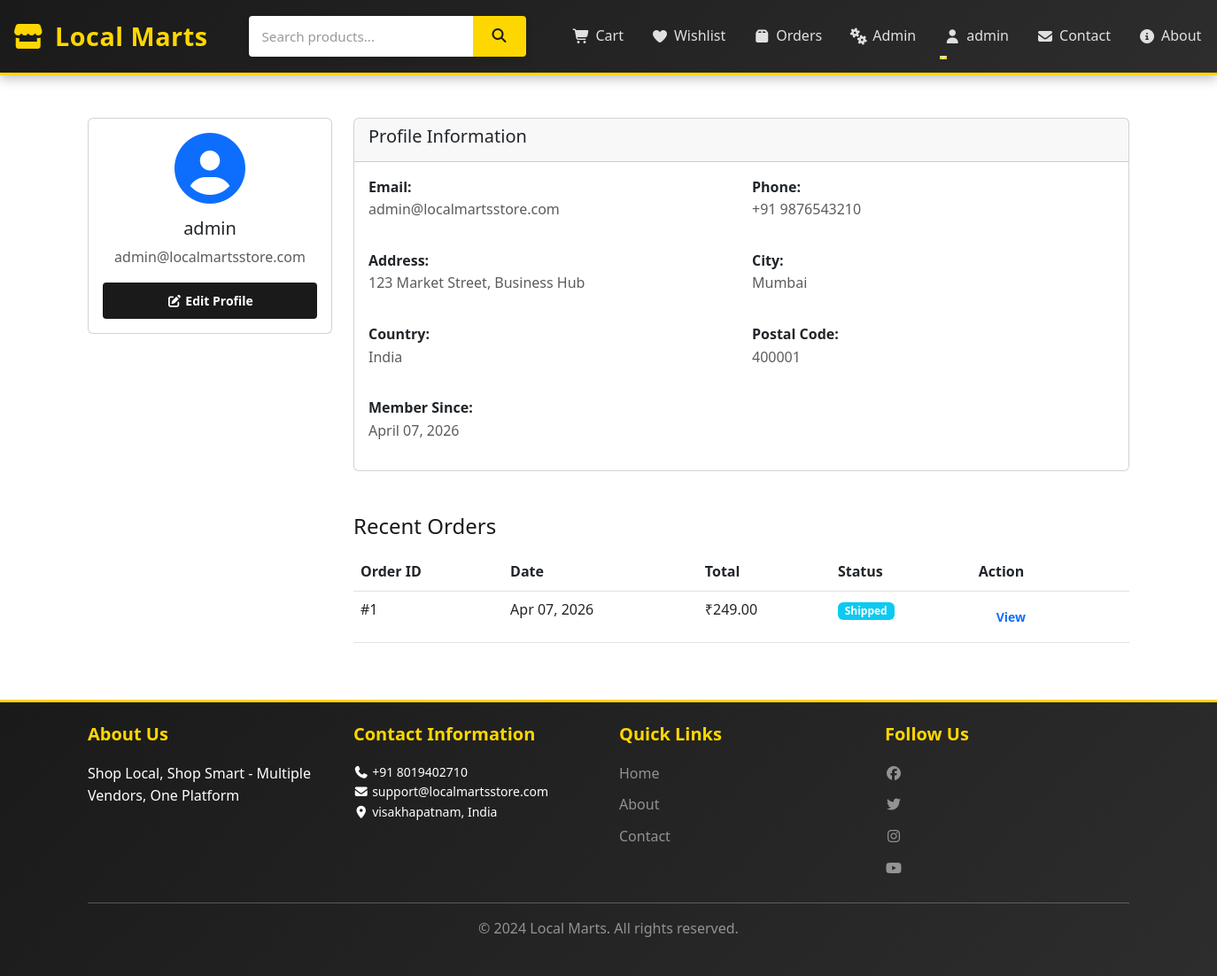
The app's page /profile (signed in) with its own data.
### app/models.py (models this page shows, shortened)
class User(UserMixin, db.Model):
    id = db.Column(db.Integer, primary_key=True)
    username = db.Column(db.String(80), unique=True, nullable=False)
    email = db.Column(db.String(120), unique=True, nullable=False)
    password_hash = db.Column(db.String(200), nullable=False)
    phone = db.Column(db.String(20))
    address = db.Column(db.Text)
    city = db.Column(db.String(50))
    country = db.Column(db.String(50))
    postal_code = db.Column(db.String(10))
    user_type = db.Column(db.String(20), default='buyer')  # buyer or seller
    is_admin = db.Column(db.Boolean, default=False)
    created_at = db.Column(db.DateTime, default=datetime.utcnow)
    orders = db.relationship('Order', backref='user', lazy=True, cascade='all, delete-orphan')
    cart_items = db.relationship('CartItem', backref='user', lazy=True, cascade='all, delete-orphan')
    wishlist_items = db.relationship('Wishlist', backref='user', lazy=True, cascade='all, delete-orphan')
    reviews = db.relationship('Review', backref='user', lazy=True, cascade='all, delete-orphan')

class Order(db.Model):
    id = db.Column(db.Integer, primary_key=True)
    user_id = db.Column(db.Integer, db.ForeignKey('user.id'), nullable=False)
    total_price = db.Column(db.Float, nullable=False)
    status = db.Column(db.String(20), default='Pending')  # Pending, Processing, Shipped, Delivered
    payment_status = db.Column(db.String(20), default='Pending')  # Pending, Completed
    shipping_address = db.Column(db.Text)
    ordered_at = db.Column(db.DateTime, default=datetime.utcnow)
    delivered_at = db.Column(db.DateTime)
    items = db.relationship('OrderItem', backref='order', lazy=True, cascade='all, delete-orphan')

class Settings(db.Model):
    id = db.Column(db.Integer, primary_key=True)
    site_name = db.Column(db.String(200), default='Local Marts')
    tagline = db.Column(db.String(300), default='Shop Local, Shop Smart')
    contact_email = db.Column(db.String(120))
    contact_phone = db.Column(db.String(20))
    contact_address = db.Column(db.Text)
    contact_city = db.Column(db.String(100))
    contact_country = db.Column(db.String(100))
    contact_postal_code = db.Column(db.String(20))
    whatsapp_number = db.Column(db.String(20))
    map_url = db.Column(db.String(500))
    about_us = db.Column(db.Text)
    privacy_policy = db.Column(db.Text)
    terms_conditions = db.Column(db.Text)
    return_policy = db.Column(db.Text)
    shipping_policy = db.Column(db.Text)
    facebook_url = db.Column(db.String(300))
    instagram_url = db.Column(db.String(300))
    twitter_url = db.Column(db.String(300))
    linkedin_url = db.Column(db.String(300))
    youtube_url = db.Column(db.String(300))
    updated_at = db.Column(db.DateTime, default=datetime.utcnow, onupdate=datetime.utcnow)

### app/run.py (the view)
@app.route('/profile')
@login_required
def profile():
    orders = Order.query.filter_by(user_id=current_user.id).all()
    return render_template('profile.html', orders=orders)

### app/templates/profile.html (shortened to what this page needs)
{% extends "base.html" %}
{% block content %}
<div class="container my-5">
    <div class="row">
        <div class="col-md-3">
            <div class="card mb-4">
                <div class="card-body text-center">
                    <i class="fas fa-user-circle fa-5x text-primary mb-3"></i>
                    <h5 class="card-title">{{ current_user.username }}</h5>
                    <p class="text-muted">{{ current_user.email }}</p>
                    <a href="{{ url_for('edit_profile') }}" class="btn btn-primary btn-sm w-100">
                        <i class="fas fa-edit"></i> Edit Profile
                    </a>
                </div>
            </div>
        </div>
        <div class="col-md-9">
            <div class="card">
                <div class="card-header">
                    <h5>Profile Information</h5>
                </div>
                <div class="card-body">
                    <div class="row">
                        <div class="col-md-6 mb-3">
                            <strong>Email:</strong><br>
                            <p class="text-muted">{{ current_user.email }}</p>
                        </div>
                        <div class="col-md-6 mb-3">
                            <strong>Phone:</strong><br>
                            <p class="text-muted">{{ current_user.phone or 'Not specified' }}</p>
                        </div>
                    </div>
                    <div class="row">
                        <div class="col-md-6 mb-3">
                            <strong>Address:</strong><br>
                            <p class="text-muted">{{ current_user.address or 'Not specified' }}</p>
                        </div>
                        <div class="col-md-6 mb-3">
                            <strong>City:</strong><br>
                            <p class="text-muted">{{ current_user.city or 'Not specified' }}</p>
                        </div>
                    </div>
                    <div class="row">
                        <div class="col-md-6 mb-3">
                            <strong>Country:</strong><br>
                            <p class="text-muted">{{ current_user.country or 'Not specified' }}</p>
                        </div>
                        <div class="col-md-6 mb-3">
                            <strong>Postal Code:</strong><br>
                            <p class="text-muted">{{ current_user.postal_code or 'Not specified' }}</p>
                        </div>
                    </div>
                    <div class="mb-3">
                        <strong>Member Since:</strong><br>
                        <p class="text-muted">{{ current_user.created_at.strftime('%B %d, %Y') }}</p>
                    </div>
                </div>
            </div>
            <h4 class="mt-5 mb-3">Recent Orders</h4>
            {% if orders %}
                <div class="table-responsive">
                    <table class="table">
                        <thead>
                            <tr>
                                <th>Order ID</th>
                                <th>Date</th>
                                <th>Total</th>
                                <th>Status</th>
                                <th>Action</th>
                            </tr>
                        </thead>
                        <tbody>
                            {% for order in orders[:5] %}
                                <tr>
                                    <td>#{{ order.id }}</td>
                                    <td>{{ order.ordered_at.strftime('%b %d, %Y') }}</td>
                                    <td>₹{{ "%.2f"|format(order.total_price) }}</td>
                                    <td>
                                        <span class="badge bg-{{ 'success' if order.status == 'Delivered' else 'info' }}">
                                            {{ order.status }}
                                        </span>
                                    </td>
                                    <td>
                                        <a href="{{ url_for('order_detail', order_id=order.id) }}" class="btn btn-sm btn-outline-primary">
                                            View
                                        </a>
                                    </td>
                                </tr>
                            {% endfor %}
                        </tbody>
                    </table>
                </div>
            {% else %}
                <p class="text-muted">No orders yet.</p>
            {% endif %}
        </div>
    </div>
</div>
{% endblock %}

### app/templates/base.html (shortened to what this page needs)
<!DOCTYPE html>
<html lang="en">
<head>
    <link href="https://cdn.jsdelivr.net/npm/bootstrap@5.3.0/dist/css/bootstrap.min.css" rel="stylesheet">
    <link rel="stylesheet" href="https://cdnjs.cloudflare.com/ajax/libs/font-awesome/7.0.1/css/all.min.css">
    <link rel="stylesheet" href="{{ url_for('static', filename='css/style.css') }}">
</head>
<body>
    <nav class="navbar navbar-expand-lg navbar-dark bg-dark sticky-top navbar-custom">
        <div class="container-fluid">
            <a class="navbar-brand" href="{{ url_for('index') }}">
                <i class="fas fa-store"></i> Local Marts
            </a>
            <div class="search-box">
                <form method="get" action="{{ url_for('index') }}">
                    <input type="text" name="search" placeholder="Search products..." value="{{ search or '' }}">
                    <button type="submit"><i class="fas fa-search"></i></button>
                </form>
            </div>
            <div class="collapse navbar-collapse" id="navbarNav">
                <ul class="navbar-nav ms-auto">
                    {% if current_user.is_authenticated %}
                        <li class="nav-item">
                            <a class="nav-link" href="{{ url_for('cart') }}">
                                <i class="fas fa-shopping-cart"></i> Cart
                            </a>
                        </li>
                        <li class="nav-item">
                            <a class="nav-link" href="{{ url_for('wishlist') }}">
                                <i class="fas fa-heart"></i> Wishlist
                            </a>
                        </li>
                        <li class="nav-item">
                            <a class="nav-link" href="{{ url_for('orders') }}">
                                <i class="fas fa-box"></i> Orders
                            </a>
                        </li>
                        {% if current_user.id == 1 %}
                            <li class="nav-item">
                                <a class="nav-link" href="{{ url_for('admin_dashboard') }}">
                                    <i class="fas fa-cogs"></i> Admin
                                </a>
                            </li>
                        {% endif %}
                        <li class="nav-item dropdown">
                            <a class="nav-link dropdown-toggle" href="#" id="userDropdown" role="button" data-bs-toggle="dropdown">
                                <i class="fas fa-user"></i> {{ current_user.username }}
                            </a>
                        </li>
                    {% endif %}
                    <li class="nav-item">
                        <a class="nav-link" href="{{ url_for('contact') }}">
                            <i class="fas fa-envelope"></i> Contact
                        </a>
                    </li>
                    <li class="nav-item">
                        <a class="nav-link" href="{{ url_for('about') }}">
                            <i class="fas fa-info-circle"></i> About
                        </a>
                    </li>
                </ul>
            </div>
        </div>
    </nav>
    <main class="container-fluid">
        {% block content %}{% endblock %}
    </main>
    <footer class="bg-dark text-white mt-5 py-4">
        <div class="container">
            <div class="row">
                <div class="col-md-3">
                    <h5>About Us</h5>
                    <p>{{ settings.tagline if settings else 'Shop Local, Shop Smart' }}</p>
                </div>
                <div class="col-md-3">
                    <h5>Contact Information</h5>
                    <ul class="list-unstyled small">
                        {% if settings %}
                            <li><i class="fas fa-phone"></i> {{ settings.contact_phone }}</li>
                            <li><i class="fas fa-envelope"></i> {{ settings.contact_email }}</li>
                            <li><i class="fas fa-map-marker-alt"></i> {{ settings.contact_city }}, {{ settings.contact_country }}</li>
                        {% endif %}
                    </ul>
                </div>
                <div class="col-md-3">
                    <h5>Quick Links</h5>
                    <ul class="list-unstyled">
                        <li><a href="{{ url_for('index') }}" class="text-white-50">Home</a></li>
                        <li><a href="{{ url_for('about') }}" class="text-white-50">About</a></li>
                        <li><a href="{{ url_for('contact') }}" class="text-white-50">Contact</a></li>
                    </ul>
                </div>
                <div class="col-md-3">
                    <h5>Follow Us</h5>
                    <div class="social-links">
                        {% if settings and settings.facebook_url %}
                            <a href="{{ settings.facebook_url }}" target="_blank" class="text-white-50"><i class="fab fa-facebook"></i></a>
                        {% endif %}
                        {% if settings and settings.twitter_url %}
                            <a href="{{ settings.twitter_url }}" target="_blank" class="text-white-50"><i class="fab fa-twitter"></i></a>
                        {% endif %}
                        {% if settings and settings.instagram_url %}
                            <a href="{{ settings.instagram_url }}" target="_blank" class="text-white-50"><i class="fab fa-instagram"></i></a>
                        {% endif %}
                        {% if settings and settings.youtube_url %}
                            <a href="{{ settings.youtube_url }}" target="_blank" class="text-white-50"><i class="fab fa-youtube"></i></a>
                        {% endif %}
                    </div>
                </div>
            </div>
            <hr>
            <div class="text-center text-white-50">
                <p>&copy; 2024 Local Marts. All rights reserved.</p>
            </div>
        </div>
    </footer>
</body>
</html>

### records on screen
User: username "admin", email "admin@localmartsstore.com", phone "+91 9876543210", address "123 Market Street, Business Hub", city "Mumbai", country "India", postal_code "400001", created_at "April 07, 2026"
Order: id "1", ordered_at "Apr 07, 2026", total_price "249.00", status "Shipped"
Settings: tagline "Shop Local, Shop Smart - Multiple Vendors, One Platform", contact_phone "+91 8019402710", contact_email "support@localmartsstore.com", contact_city "visakhapatnam", contact_country "India"
